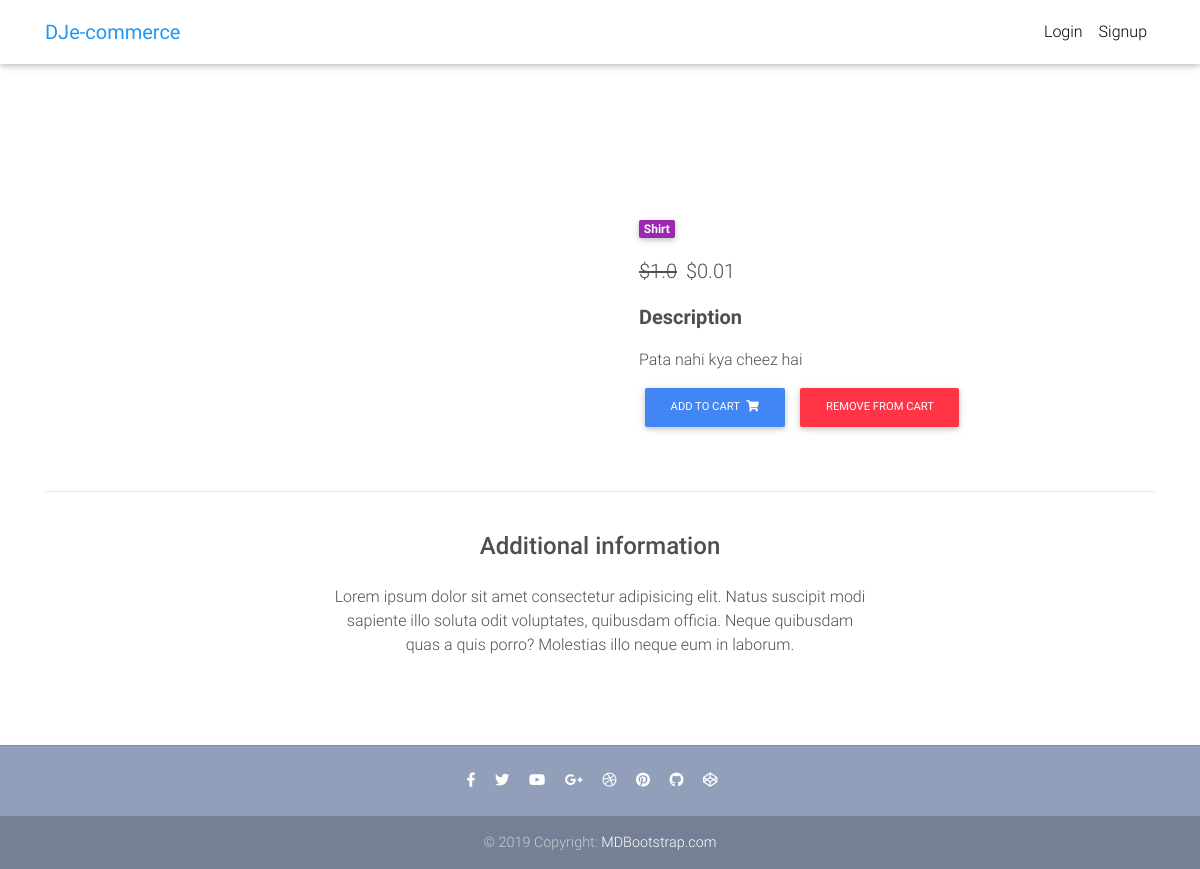
The app's page /product/test-product-1/ with its own data.
### core/models.py (models this page shows, shortened)
class Item(models.Model):
	title = models.CharField(max_length=100)
	price = models.FloatField()
	discount_price = models.FloatField(blank=True, null=True)
	category = models.CharField(choices=CATEGORY_CHOICES, max_length=2)
	label = models.CharField(choices=LABEL_CHOICES, max_length=1)
	slug = models.SlugField()
	description = models.TextField()
	image = models.ImageField()
	def get_add_to_cart_url(self):
		return reverse("core:add-to-cart", kwargs={
			'slug': self.slug
		})
	def get_remove_from_cart_url(self):
		return reverse("core:remove-from-cart", kwargs={
			'slug': self.slug
		})

### core/views.py (the view)
# urls.py: path('product/<slug>/', views.ItemDetailView.as_view(), name="product"),
class ItemDetailView(DetailView):
	model = Item
	template_name = "product.html"

### templates/product.html (shortened to what this page needs)
{% extends "base.html" %}
{% block content %}
  <main class="mt-5 pt-4">
    <div class="container dark-grey-text mt-5">
      <div class="row wow fadeIn">
        <div class="col-md-6 mb-4">
        </div>
        <div class="col-md-6 mb-4">
          <div class="p-4">
            <div class="mb-3">
              <a href="">
                <span class="badge purple mr-1">{{ object.get_category_display }}</span>
              </a>
            </div>
            <p class="lead">
              <span>
              {% if object.discount_price %}
              <span class="mr-1">
                <del>${{ object.price }}</del>
              </span>${{ object.discount_price }}</span>
              {% else %}
              <span>${{ object.price }}</span>
              {% endif %}
            </p>
            <p class="lead font-weight-bold">Description</p>
            <p>{{ object.description }}</p>
            <a href="{{ object.get_add_to_cart_url }}" class="btn btn-primary btn-md my-0 p" >Add to cart
              <i class="fas fa-shopping-cart ml-1"></i>
            </a>
            <a href="{{ object.get_remove_from_cart_url }}" class="btn btn-danger btn-md my-0 p" >Remove from cart
            </a>
          </div>
        </div>
      </div>
      <hr>
      <div class="row d-flex justify-content-center wow fadeIn">
        <div class="col-md-6 text-center">
          <h4 class="my-4 h4">Additional information</h4>
          <p>Lorem ipsum dolor sit amet consectetur adipisicing elit. Natus suscipit modi sapiente illo soluta odit
            voluptates,
            quibusdam officia. Neque quibusdam quas a quis porro? Molestias illo neque eum in laborum.</p>
        </div>
      </div>
      <div class="row wow fadeIn">
        <div class="col-lg-4 col-md-12 mb-4">
        </div>
        <div class="col-lg-4 col-md-6 mb-4">
        </div>
        <div class="col-lg-4 col-md-6 mb-4">
        </div>
      </div>
    </div>
  </main>
{% endblock content %}

### templates/base.html (shortened to what this page needs)
{% load static %}
<!DOCTYPE html>
<html lang="en">
<head>
  <link rel="stylesheet" href="https://use.fontawesome.com/releases/v5.11.2/css/all.css">
  <link href="{% static 'css/bootstrap.min.css' %}" rel="stylesheet">
  <link href="{% static 'css/mdb.min.css' %}" rel="stylesheet">
  <link href="{% static 'css/style.min.css' %}" rel="stylesheet">
</head>
{% include "navbar.html" %}
<body>
	<div class="mt-5 pt-4">
	</div>
  {% block content  %}
  {% endblock content %}
  {% include "footer.html" %}
</body>
</html>

### templates/navbar.html (shortened to what this page needs)
{% load cart_template_tags %}
<nav class="navbar fixed-top navbar-expand-lg navbar-light white scrolling-navbar">
  <div class="container">
    <a class="navbar-brand waves-effect" href="/">
      <strong class="blue-text">DJe-commerce</strong>
    </a>
    <div class="collapse navbar-collapse" id="navbarSupportedContent">
      <ul class="navbar-nav nav-flex-icons">
        {% if request.user.is_authenticated %}
        <li class="nav-item">
          <a href="{% url 'core:order-summary' %}" class="nav-link waves-effect">
            {% if request.user|cart_item_count %}
            <span class="badge red z-depth-1 mr-1"> {{ request.user|cart_item_count }} </span>
            {% endif %}
            <i class="fas fa-shopping-cart"></i>
            <span class="clearfix d-none d-sm-inline-block"> Cart </span>
          </a>
        </li>
        <li class="nav-item">
          <a class="nav-link waves-effect" href="{% url 'account_logout' %}">
            <span class="clearfix d-none d-sm-inline-block"> Logout </span>
          </a>
        </li>
        {% else %}
        <li class="nav-item">
          <a class="nav-link waves-effect" href="{% url 'account_login' %}">
            <span class="clearfix d-none d-sm-inline-block"> Login </span>
          </a>
        </li>
        <li class="nav-item">
          <a class="nav-link waves-effect" href="{% url 'account_signup' %}">
            <span class="clearfix d-none d-sm-inline-block"> Signup </span>
          </a>
        </li>
        {% endif %}
      </ul>
    </div>
  </div>
</nav>

### templates/footer.html
<footer class="page-footer text-center font-small mt-4 wow fadeIn">
  <hr class="my-4">
  <div class="pb-4">
    <a href="https://www.facebook.com/mdbootstrap" target="_blank">
      <i class="fab fa-facebook-f mr-3"></i>
    </a>
    <a href="https://twitter.com/MDBootstrap" target="_blank">
      <i class="fab fa-twitter mr-3"></i>
    </a>
    <a href="https://www.youtube.com/watch?v=7MUISDJ5ZZ4" target="_blank">
      <i class="fab fa-youtube mr-3"></i>
    </a>
    <a href="https://plus.google.com/u/0/b/107863090883699620484" target="_blank">
      <i class="fab fa-google-plus-g mr-3"></i>
    </a>
    <a href="https://dribbble.com/mdbootstrap" target="_blank">
      <i class="fab fa-dribbble mr-3"></i>
    </a>
    <a href="https://pinterest.com/mdbootstrap" target="_blank">
      <i class="fab fa-pinterest mr-3"></i>
    </a>
    <a href="https://github.com/mdbootstrap/bootstrap-material-design" target="_blank">
      <i class="fab fa-github mr-3"></i>
    </a>
    <a href="http://codepen.io/mdbootstrap/" target="_blank">
      <i class="fab fa-codepen mr-3"></i>
    </a>
  </div>
  <div class="footer-copyright py-3">
    © 2019 Copyright:
    <a href="https://mdbootstrap.com/education/bootstrap/" target="_blank"> MDBootstrap.com </a>
  </div>
</footer>

### templates/scripts.html (shortened to what this page needs)
{% load static %}

### templates/base.html (style rules this page uses)
html, body, header, .carousel { height: 60vh; }

### records on screen
Item: category "Shirt", price "1.0", discount_price "0.01", description "Pata nahi kya cheez hai"
